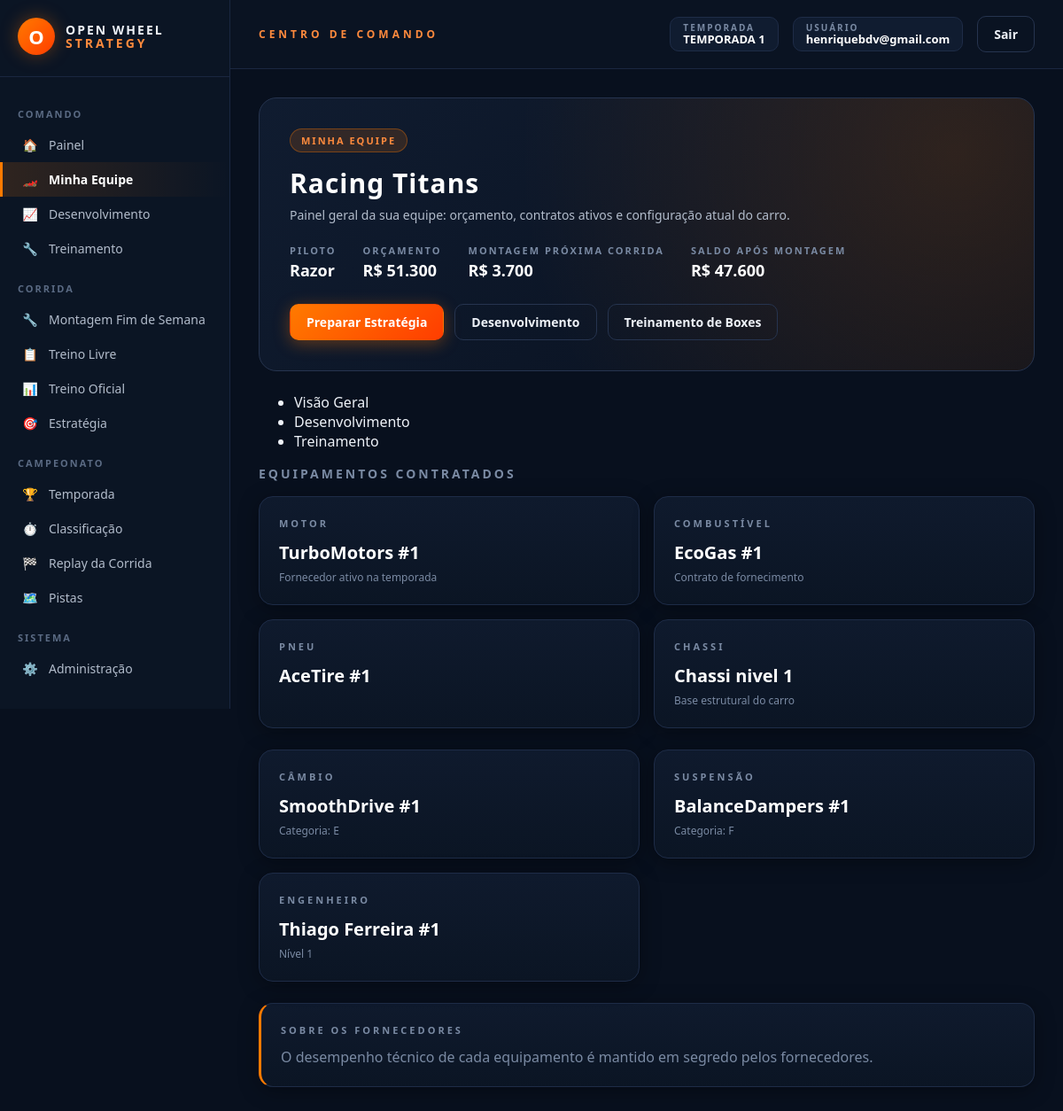
Before: /minha-equipe (signed in) with the older database file.
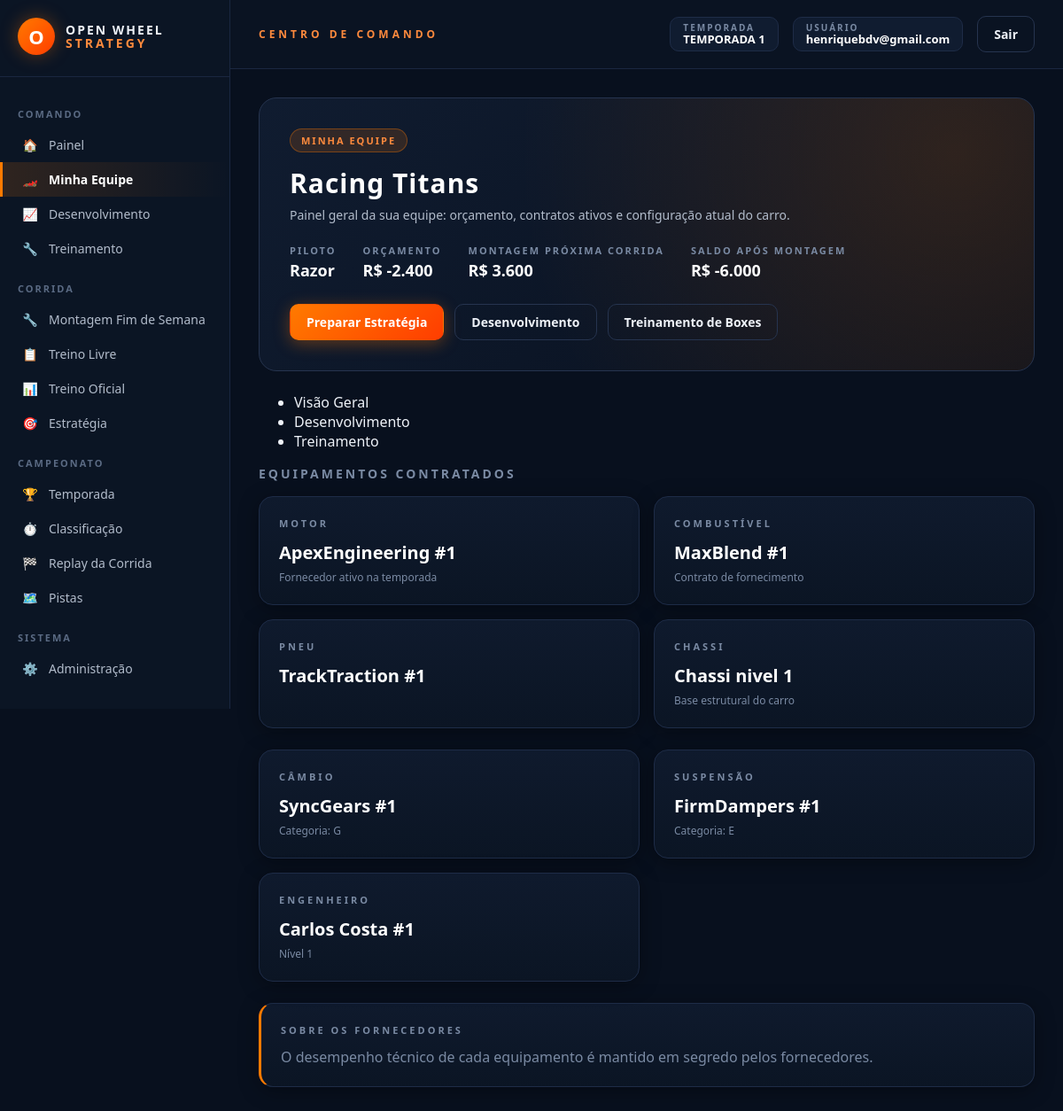
After: the same page with the newer database file.
### models.py (models this page shows, shortened)
class CarroJogador(db.Model):
    __tablename__ = "carros_jogadores"
    id = db.Column(db.Integer, primary_key=True)
    usuario_id = db.Column(db.Integer, db.ForeignKey("usuarios.id"), unique=True, nullable=False)
    nome = db.Column(db.String(100), nullable=False)
    orcamento = db.Column(db.Float, default=55_000.0)
    motor_fornecedor_id = db.Column(db.Integer, db.ForeignKey("fornecedores_motor.id"), nullable=False)
    combustivel_fornecedor_id = db.Column(db.Integer, db.ForeignKey("fornecedores_combustivel.id"), nullable=False)
    pneu_fornecedor_id = db.Column(db.Integer, db.ForeignKey("fornecedores_pneu.id"), nullable=False)
    chassi_fornecedor_id = db.Column(db.Integer, db.ForeignKey("fornecedores_chassi.id"), nullable=True)
    cambio_fornecedor_id = db.Column(db.Integer, db.ForeignKey("fornecedores_cambio.id"), nullable=False)
    suspensao_fornecedor_id = db.Column(db.Integer, db.ForeignKey("fornecedores_suspensao.id"), nullable=False)
    engenheiro_fornecedor_id = db.Column(db.Integer, db.ForeignKey("fornecedores_engenheiro.id"), nullable=True)
    combustivel_carregado = db.Column(db.Float, default=110.0)
    cor_primaria = db.Column(db.String(7), default="#cc0000")
    cor_secundaria = db.Column(db.String(7), default="#ffffff")
    modelo_motor = db.Column(db.Integer, nullable=True)
    modelo_combustivel = db.Column(db.Integer, nullable=True)
    modelo_pneu = db.Column(db.Integer, nullable=True)
    modelo_cambio = db.Column(db.Integer, nullable=True)
    modelo_suspensao = db.Column(db.Integer, nullable=True)
    estrategia_volta_pit = db.Column(db.Integer, default=10)
    estrategia_dois_pits = db.Column(db.Boolean, default=False)
    def montar_carro(self):
        from equipamentos import Motor, Combustivel, Pneu, Chassi, Cambio, Suspensao, Engenheiro
        from equipe import Equipe
        from carro import Carro
        from constantes import performance_chassi_do_nivel
        motor_db = FornecedorMotor.query.get(self.motor_fornecedor_id)
        combustivel_db = FornecedorCombustivel.query.get(self.combustivel_fornecedor_id)
        pneu_db = FornecedorPneu.query.get(self.pneu_fornecedor_id)
        cambio_db = FornecedorCambio.query.get(self.cambio_fornecedor_id)
        suspensao_db = FornecedorSuspensao.query.get(self.suspensao_fornecedor_id)
        engenheiro_db = (
            FornecedorEngenheiro.query.get(self.engenheiro_fornecedor_id)
            if self.engenheiro_fornecedor_id else None
        )
        equipe = Equipe(self.nome, self.orcamento)
        motor = Motor(motor_db.nome, motor_db.custo_temporada, motor_db.potencia, motor_db.eficiencia_combustivel)
        combustivel = Combustivel(combustivel_db.nome, combustivel_db.custo_temporada, combustivel_db.eficiencia,
                                   combustivel_db.aumento_potencia_motor)
        pneu = Pneu(pneu_db.nome, pneu_db.custo_temporada, pneu_db.performance, pneu_db.desgaste,
                    categoria_chuva=getattr(pneu_db, "categoria_chuva", "seco") or "seco")
        desenvolvimento = Desenvolvimento.obter_ou_criar(self.id)
        performance_chassi_base = performance_chassi_do_nivel(desenvolvimento.nivel_engenheiro_projetista or 1)
        performance_chassi_efetiva = performance_chassi_base * (
            (desenvolvimento.chassi_percentual_aplicado or 0) / 100.0
        )
        chassi = Chassi(
            nome=f"Chassi nivel {desenvolvimento.nivel_engenheiro_projetista or 1}",
            custo=0.0,
            performance=performance_chassi_efetiva,
        )
        cambio = Cambio(cambio_db.nome, cambio_db.custo_temporada, cambio_db.performance,
                        categoria_pista=getattr(cambio_db, "categoria_pista", "A") or "A")
        suspensao = Suspensao(suspensao_db.nome, suspensao_db.custo_temporada, suspensao_db.performance,
                              categoria_pista=getattr(suspensao_db, "categoria_pista", "A") or "A")
        engenheiro = None
        if engenheiro_db:
            eficiencia_efetiva = 0.0
            engenheiro = Engenheiro(engenheiro_db.nome, engenheiro_db.custo_temporada,
                                     engenheiro_db.nivel, eficiencia_efetiva)
        config = Configuracao.obter()
        treinamento = TreinamentoBox.obter_ou_criar(self.id)
        tempo_pit_stop = config.pit_tempo_sem_treino - (
            (config.pit_tempo_sem_treino - config.pit_tempo_treino_completo) * (treinamento.percentual / 100)
        )
        carro_obj = Carro(
            equipe=equipe, motor=motor, combustivel=combustivel, pneu=pneu, chassi=chassi,
            cambio=cambio, suspensao=suspensao, engenheiro=engenheiro,
            combustivel_carregado=self.combustivel_carregado, tempo_pit_stop=tempo_pit_stop,
            config=config
        )
        from constantes import performance_aero_do_nivel
        performance_aero_base = performance_aero_do_nivel(desenvolvimento.nivel_engenheiro_projetista or 1)
        carro_obj.performance_aero = performance_aero_base * (
            (desenvolvimento.aero_percentual_aplicado or 0) / 100.0
        )
        carro_obj.definir_modelos(
            motor=self.modelo_motor,
            combustivel=self.modelo_combustivel,
            pneu=self.modelo_pneu,
            cambio=self.modelo_cambio,
            suspensao=self.modelo_suspensao,
        )
        return carro_obj
    def custo_total_montagem(self):
        total = 0.0
        for modelo, campo_id in [
            (FornecedorMotor, self.motor_fornecedor_id),
            (FornecedorCombustivel, self.combustivel_fornecedor_id),
            (FornecedorPneu, self.pneu_fornecedor_id),
            (FornecedorCambio, self.cambio_fornecedor_id),
            (FornecedorSuspensao, self.suspensao_fornecedor_id),
        ]:
            item = modelo.query.get(campo_id)
            if item:
                total += item.custo_montagem
        if self.engenheiro_fornecedor_id:
            engenheiro = FornecedorEngenheiro.query.get(self.engenheiro_fornecedor_id)
            if engenheiro:
                total += engenheiro.custo_montagem
        return total

class FornecedorMotor(db.Model):
    __tablename__ = "fornecedores_motor"
    id = db.Column(db.Integer, primary_key=True)
    nome = db.Column(db.String(100), nullable=False)
    custo_temporada = db.Column(db.Float, default=0.0)
    custo_montagem = db.Column(db.Float, default=0.0)
    ativo = db.Column(db.Boolean, default=True)
    potencia = db.Column(db.Float, default=0.0)
    eficiencia_combustivel = db.Column(db.Float, default=0.0)

class FornecedorCombustivel(db.Model):
    __tablename__ = "fornecedores_combustivel"
    id = db.Column(db.Integer, primary_key=True)
    nome = db.Column(db.String(100), nullable=False)
    custo_temporada = db.Column(db.Float, default=0.0)
    custo_montagem = db.Column(db.Float, default=0.0)
    ativo = db.Column(db.Boolean, default=True)
    eficiencia = db.Column(db.Float, default=0.0)
    aumento_potencia_motor = db.Column(db.Float, default=0.0)

class FornecedorPneu(db.Model):
    __tablename__ = "fornecedores_pneu"
    id = db.Column(db.Integer, primary_key=True)
    nome = db.Column(db.String(100), nullable=False)
    custo_temporada = db.Column(db.Float, default=0.0)
    custo_montagem = db.Column(db.Float, default=0.0)
    ativo = db.Column(db.Boolean, default=True)
    performance = db.Column(db.Float, default=0.0)
    desgaste = db.Column(db.Float, default=1.8)
    categoria_chuva = db.Column(db.String(20), default="seco")

class FornecedorCambio(db.Model):
    __tablename__ = "fornecedores_cambio"
    id = db.Column(db.Integer, primary_key=True)
    nome = db.Column(db.String(100), nullable=False)
    custo_temporada = db.Column(db.Float, default=0.0)
    custo_montagem = db.Column(db.Float, default=0.0)
    ativo = db.Column(db.Boolean, default=True)
    performance = db.Column(db.Float, default=0.0)
    categoria_pista = db.Column(db.String(2), default="A")

class FornecedorSuspensao(db.Model):
    __tablename__ = "fornecedores_suspensao"
    id = db.Column(db.Integer, primary_key=True)
    nome = db.Column(db.String(100), nullable=False)
    custo_temporada = db.Column(db.Float, default=0.0)
    custo_montagem = db.Column(db.Float, default=0.0)
    ativo = db.Column(db.Boolean, default=True)
    performance = db.Column(db.Float, default=0.0)
    categoria_pista = db.Column(db.String(2), default="A")

class FornecedorEngenheiro(db.Model):
    __tablename__ = "fornecedores_engenheiro"
    id = db.Column(db.Integer, primary_key=True)
    nome = db.Column(db.String(100), nullable=False)
    custo_temporada = db.Column(db.Float, default=0.0)
    custo_montagem = db.Column(db.Float, default=0.0)
    ativo = db.Column(db.Boolean, default=True)
    nivel = db.Column(db.Integer, default=1)
    eficiencia_exata = db.Column(db.Float, default=0.0)

### rotas/equipe.py (the view, shortened to what this page needs)
    @app.route("/minha-equipe", methods=["GET", "POST"])
    @login_requerido
    def minha_equipe():
        usuario = Usuario.query.get(session["usuario_id"])
        config_jogo = Configuracao.obter()
        if usuario.equipe:
            carro = usuario.equipe.montar_carro()
            return render_template("minha_equipe.html", equipe=usuario.equipe, carro=carro,
                                   custo_montagem=usuario.equipe.custo_total_montagem())

### app.py (called while the page is built)
def _registrar_contexto(app):
    @app.context_processor
    def injetar_globais():
        usuario_id = session.get("usuario_id")
        usuario = Usuario.query.get(usuario_id) if usuario_id else None
        return {
            "usuario_logado": usuario,
            "categorias_fornecedor": FORNECEDORES_CONFIG,
            "temporada_ativa": Temporada.ativa_atual(),
        }

### carro.py (called while the page is built)
    def definir_modelos(self, motor=None, combustivel=None, pneu=None,
                        cambio=None, suspensao=None):
        escolhidos = {
            "motor": motor, "combustivel": combustivel, "pneu": pneu,
            "cambio": cambio, "suspensao": suspensao,
        }
        for componente, numero in escolhidos.items():
            if numero is not None and modelos_componente.modelo_valido(numero):
                self.modelos_corrida[componente] = int(numero)

### constantes.py (called while the page is built)
def performance_chassi_do_nivel(nivel_engenheiro):
    n = max(1, min(10, int(nivel_engenheiro or 1)))
    return CHASSI_PERFORMANCE_NIVEL_1 + (n - 1) * (
        (CHASSI_PERFORMANCE_NIVEL_10 - CHASSI_PERFORMANCE_NIVEL_1) / 9.0
    )

### templates/minha_equipe.html (shortened to what this page needs)
{% extends "base.html" %}
{% block css_extra %}<link rel="stylesheet" href="{{ url_for('static', filename='css/telas/minha_equipe.css') }}">{% endblock %}
{% block content %}
<div class="ows-hero ows-mb-lg">
    <span class="ows-hero-label">MINHA EQUIPE</span>
    <h1>{{ equipe.nome }}</h1>
    <div class="ows-hero-sub">Painel geral da sua equipe: orçamento, contratos ativos e configuração atual do carro.</div>
    <div class="ows-hero-meta">
        <div><small>PILOTO</small><strong class="ows-strong">{{ usuario_logado.nick or 'Não definido' }}</strong></div>
        <div><small>ORÇAMENTO</small><strong class="ows-strong">R$ {{ "{:,.0f}".format(equipe.orcamento or 0)|replace(",", ".") }}</strong></div>
        <div><small>MONTAGEM PRÓXIMA CORRIDA</small><strong class="ows-strong">R$ {{ "{:,.0f}".format(custo_montagem or 0)|replace(",", ".") }}</strong></div>
        <div><small>SALDO APÓS MONTAGEM</small><strong class="ows-strong">R$ {{ "{:,.0f}".format((equipe.orcamento or 0) - (custo_montagem or 0))|replace(",", ".") }}</strong></div>
    </div>
    <div class="ows-hero-actions">
        <a href="{{ url_for('estrategia_corrida_view') }}" class="ows-btn ows-btn-primary">Preparar Estratégia</a>
        <a href="{{ url_for('desenvolvimento_view') }}" class="ows-btn ows-btn-ghost">Desenvolvimento</a>
        <a href="{{ url_for('treinamento_view') }}" class="ows-btn ows-btn-ghost">Treinamento de Boxes</a>
    </div>
</div>
{% include "_abas_equipe.html" ignore missing %}
<h2 class="mq-section-title ows-mb-md ows-mt-sm">EQUIPAMENTOS CONTRATADOS</h2>
<div class="ows-grid-4 ows-mb-lg">
    <div class="ows-card"><h3>MOTOR</h3><div class="mq-value-md">{{ carro.motor.nome }}</div><div class="ows-hint">Fornecedor ativo na temporada</div></div>
    <div class="ows-card"><h3>COMBUSTÍVEL</h3><div class="mq-value-md">{{ carro.combustivel.nome }}</div><div class="ows-hint">Contrato de fornecimento</div></div>
    <div class="ows-card"><h3>PNEU</h3><div class="mq-value-md">{{ carro.pneu.nome }}</div></div>
    <div class="ows-card"><h3>CHASSI</h3><div class="mq-value-md">{{ carro.chassi.nome }}</div><div class="ows-hint">Base estrutural do carro</div></div>
</div>
<div class="ows-grid-3 ows-mb-lg">
    <div class="ows-card"><h3>CÂMBIO</h3><div class="mq-value-md">{{ carro.cambio.nome }}</div><div class="ows-hint">Categoria: {{ carro.cambio.categoria_pista|default('A') }}</div></div>
    <div class="ows-card"><h3>SUSPENSÃO</h3><div class="mq-value-md">{{ carro.suspensao.nome }}</div><div class="ows-hint">Categoria: {{ carro.suspensao.categoria_pista|default('A') }}</div></div>
    <div class="ows-card">
        <h3>ENGENHEIRO</h3>
        {% if carro.engenheiro %}
        <div class="mq-value-md">{{ carro.engenheiro.nome }}</div><div class="ows-hint">Nível {{ carro.engenheiro.nivel }}</div>
        {% else %}
        <div class="mq-text-disabled">Sem contrato</div><div class="ows-hint">Nenhum engenheiro contratado</div>
        {% endif %}
    </div>
</div>
<div class="ows-card mq-card-highlight">
    <h3 class="mq-title-primary">SOBRE OS FORNECEDORES</h3>
    <p class="ows-muted ows-m-0">O desempenho técnico de cada equipamento é mantido em segredo pelos fornecedores.</p>
</div>
{% endblock %}

Changed rows visible on the page:
changed CarroJogador "Racing Titans": orcamento "51.300" → "-2.400"; orcamento "47.600" → "-6.000"
changed FornecedorMotor: motor.nome "TurboMotors #1" → "ApexEngineering #1"
changed FornecedorCombustivel: combustivel.nome "EcoGas #1" → "MaxBlend #1"
changed FornecedorPneu: pneu.nome "AceTire #1" → "TrackTraction #1"
changed FornecedorCambio: cambio.nome "SmoothDrive #1" → "SyncGears #1"
changed FornecedorSuspensao: suspensao.nome "BalanceDampers #1" → "FirmDampers #1"
changed FornecedorEngenheiro: engenheiro.nome "Thiago Ferreira #1" → "Carlos Costa #1"
Other visible differences:
{{ "{:,.0f}".format(custo_montagem or 0)|replace(",", ".") }}: "3.700" → "3.600"
{{ carro.cambio.categoria_pista|default('A') }}: "E" → "G"
{{ carro.suspensao.categoria_pista|default('A') }}: "F" → "E"
